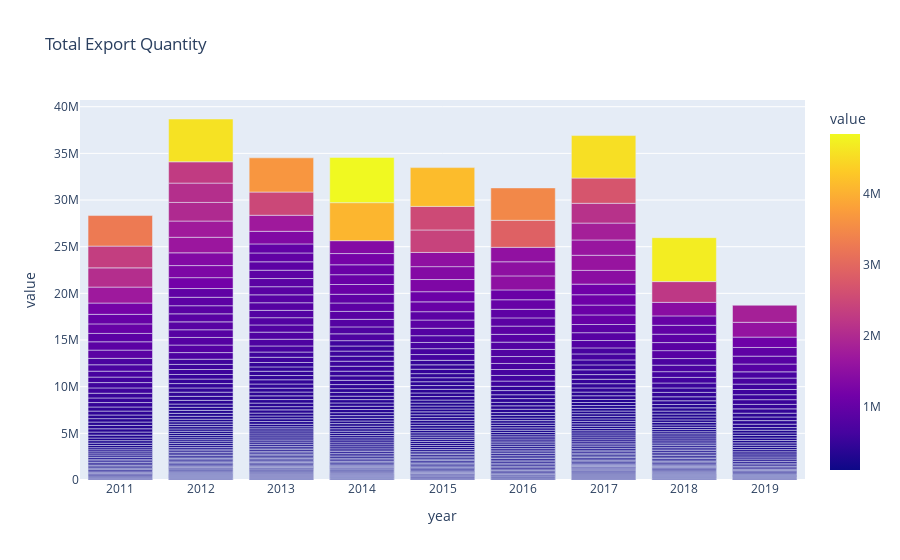

Write notebook code for a chart like this one.
### Code cell
fig = px.bar(map_test4, x="year", y="value",barmode='group',hover_data=['par_countries','item', 'value', 'element'], color="value", title='Total Export Quantity')

fig["layout"].pop("updatemenus")
fig.show()

### Figure 1 — Plotly figure (JSON) as saved in the notebook; plotly's stock layout.template omitted (floating-point values rounded to 4 significant figures; data arrays with more than 128 entries replaced by an {"elided": "..."} marker saying what was removed)
{"data": [{"alignmentgroup": "True", "customdata": {"elided": "583x3 str values"}, "hovertemplate": "year=%{x}<br>value=%{marker.color}<br>par_countries=%{customdata[0]}<br>item=%{customdata[1]}<br>element=%{customdata[2]}<extra></extra>", "legendgroup": "", "marker": {"color": {"elided": "583 int values"}, "coloraxis": "coloraxis", "pattern": {"shape": ""}}, "name": "", "offsetgroup": "", "orientation": "v", "showlegend": false, "textposition": "auto", "type": "bar", "x": {"elided": "583 int values"}, "xaxis": "x", "y": {"elided": "583 int values"}, "yaxis": "y"}], "layout": {"barmode": "group", "coloraxis": {"colorbar": {"title": {"text": "value"}}, "colorscale": [[0, "#0d0887"], [0.1111, "#46039f"], [0.2222, "#7201a8"], [0.3333, "#9c179e"], [0.4444, "#bd3786"], [0.5556, "#d8576b"], [0.6667, "#ed7953"], [0.7778, "#fb9f3a"], [0.8889, "#fdca26"], [1, "#f0f921"]]}, "legend": {"tracegroupgap": 0}, "title": {"text": "Total Export Quantity"}, "xaxis": {"anchor": "y", "domain": [0, 1], "title": {"text": "year"}}, "yaxis": {"anchor": "x", "domain": [0, 1], "title": {"text": "value"}}}}
